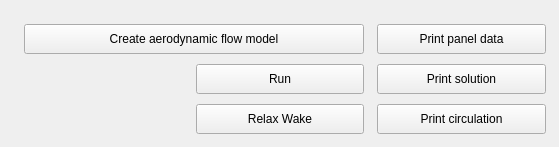
      <widget class="QWidget" name="tabSPM">
       <attribute name="title">
        <string>SPM - surface panel model</string>
       </attribute>
       <widget class="QWidget" name="gridLayoutWidget_2">
        <property name="geometry">
         <rect>
          <x>20</x>
          <y>20</y>
          <width>530</width>
          <height>118</height>
         </rect>
        </property>
        <layout class="QGridLayout" name="gridLayout_4">
         <property name="horizontalSpacing">
          <number>3</number>
         </property>
         <property name="verticalSpacing">
          <number>10</number>
         </property>
         <property name="margin">
          <number>4</number>
         </property>
         <item row="0" column="3">
          <widget class="QPushButton" name="SPM_button_PrintPaneling">
           <property name="minimumSize">
            <size>
             <width>0</width>
             <height>30</height>
            </size>
           </property>
           <property name="text">
            <string>Print panel data</string>
           </property>
          </widget>
         </item>
         <item row="1" column="1">
          <widget class="QPushButton" name="SPM_button_Run">
           <property name="minimumSize">
            <size>
             <width>0</width>
             <height>30</height>
            </size>
           </property>
           <property name="text">
            <string>Run</string>
           </property>
          </widget>
         </item>
         <item row="0" column="0" colspan="2">
          <widget class="QPushButton" name="SPM_button_Create">
           <property name="minimumSize">
            <size>
             <width>250</width>
             <height>30</height>
            </size>
           </property>
           <property name="text">
            <string>Create aerodynamic flow model</string>
           </property>
          </widget>
         </item>
         <item row="1" column="3">
          <widget class="QPushButton" name="SPM_button_PrintFlowSolution">
           <property name="minimumSize">
            <size>
             <width>0</width>
             <height>30</height>
            </size>
           </property>
           <property name="text">
            <string>Print solution</string>
           </property>
          </widget>
         </item>
         <item row="0" column="2">
          <spacer name="horizontalSpacer">
           <property name="orientation">
            <enum>Qt::Horizontal</enum>
           </property>
           <property name="sizeType">
            <enum>QSizePolicy::Fixed</enum>
           </property>
           <property name="sizeHint" stdset="0">
            <size>
             <width>10</width>
             <height>20</height>
            </size>
           </property>
          </spacer>
         </item>
         <item row="2" column="3">
          <widget class="QPushButton" name="SPM_button_PrintCirculation">
           <property name="minimumSize">
            <size>
             <width>0</width>
             <height>30</height>
            </size>
           </property>
           <property name="text">
            <string>Print circulation</string>
           </property>
          </widget>
         </item>
         <item row="2" column="1">
          <widget class="QPushButton" name="SPM_button_Wake">
           <property name="minimumSize">
            <size>
             <width>0</width>
             <height>30</height>
            </size>
           </property>
           <property name="text">
            <string>Relax Wake</string>
           </property>
          </widget>
         </item>
        </layout>
       </widget>
      </widget>
